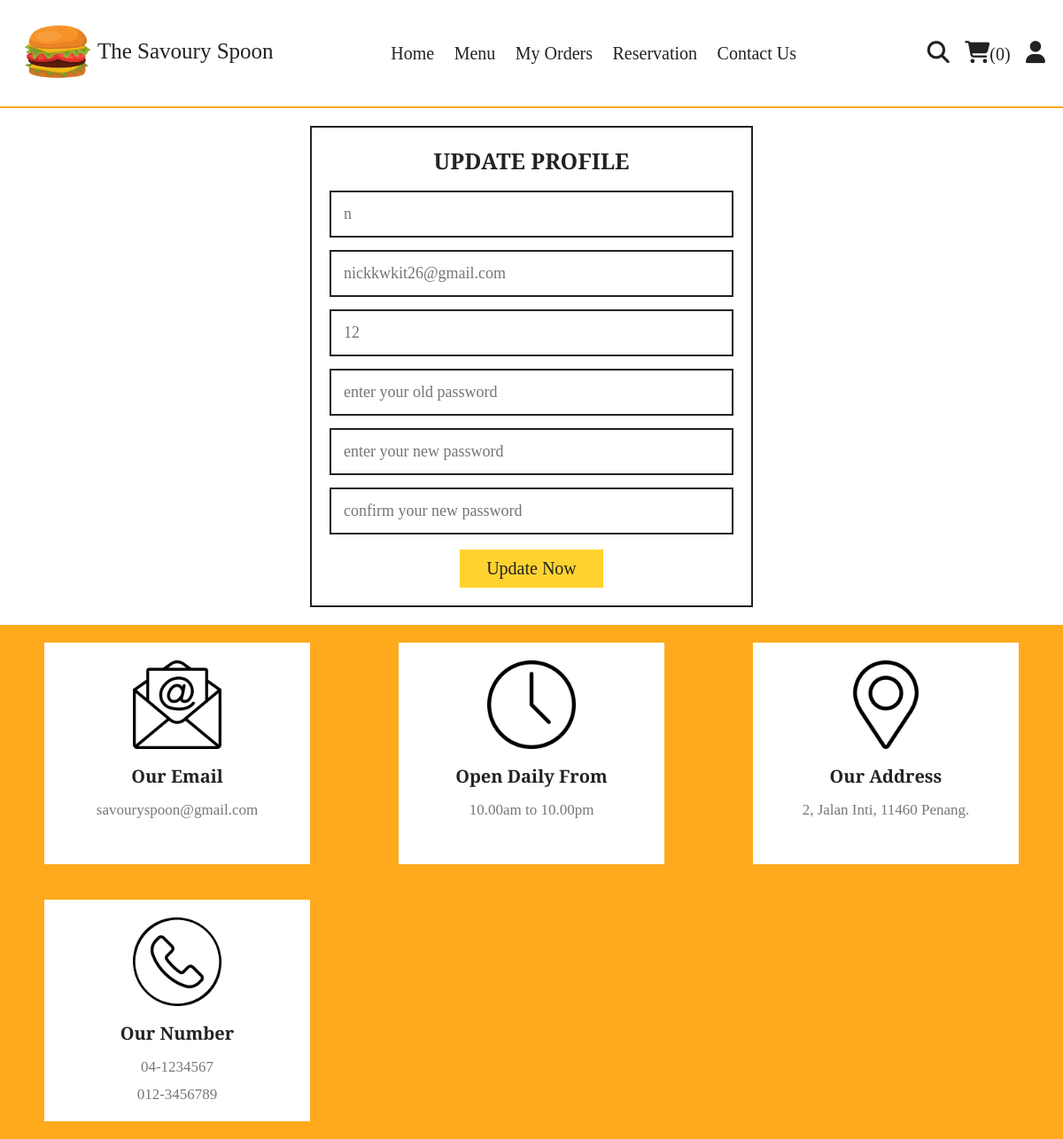
The app's page /update_profile.php (signed in) with its own data.
### tables this page shows
CREATE TABLE `users` (
  `id` int(100) NOT NULL,
  `name` varchar(20) NOT NULL,
  `email` varchar(50) NOT NULL,
  `number` varchar(10) NOT NULL,
  `password` varchar(50) NOT NULL
);

### update_profile.php (the view, shortened to what this page needs)
<?php
include 'components/connect.php';
?>
<!DOCTYPE html>
<html lang="en">
<head>
   <link rel="stylesheet" href="https://cdnjs.cloudflare.com/ajax/libs/font-awesome/6.1.1/css/all.min.css">
   <link rel="stylesheet" href="css/style.css">
</head>
<body>
<?php include 'components/user_header.php'; ?>
<section class="form-container update-form">
   <form action="" method="post">
      <h3>update profile</h3>
      <input type="text" name="name" placeholder="<?= $fetch_profile['name']; ?>" class="box" maxlength="50">
      <input type="email" name="email" placeholder="<?= $fetch_profile['email']; ?>" class="box" maxlength="50" oninput="this.value = this.value.replace(/\s/g, '')">
      <input type="number" name="number" placeholder="<?= $fetch_profile['number']; ?>"" class="box" min="0" max="9999999999" maxlength="10">
      <input type="password" name="old_pass" placeholder="enter your old password" class="box" maxlength="50" oninput="this.value = this.value.replace(/\s/g, '')">
      <input type="password" name="new_pass" placeholder="enter your new password" class="box" maxlength="50" oninput="this.value = this.value.replace(/\s/g, '')">
      <input type="password" name="confirm_pass" placeholder="confirm your new password" class="box" maxlength="50" oninput="this.value = this.value.replace(/\s/g, '')">
      <input type="submit" value="update now" name="submit" class="btn">
   </form>
</section>
<?php include 'components/footer.php'; ?>
</body>
</html>

### css/style.css (style rules this page uses)
:root { --yellow:#fed330; --red:#e74c3c; --white:#fff; --black:#222; --light-color:#777; --border:.2rem solid var(--black); }
* { font-family: 'EB Garamond'; margin:0; padding:0; box-sizing: border-box; outline: none; border: none; text-decoration: none; }
html { font-size: 62.5%; overflow-x: hidden; scroll-behavior: smooth; stop-opacity: 7rem; }
section { margin:0 auto; max-width: 1200px; padding:2rem; }
.btn, .delete-btn { margin-top: 1rem; display: inline-block; font-size: 2rem; padding:1rem 3rem; cursor: pointer; text-transform: capitalize; transition: .2s linear; }
.btn { background-color: var(--yellow); color:var(--black); }
.form-container form { border:var(--border); margin:0 auto; max-width: 50rem; padding:2rem; text-align: center; }
.form-container form h3 { font-size: 2.5rem; color:var(--black); text-transform: uppercase; margin-bottom: 1rem; }
.form-container form .box { margin:.7rem 0; width: 100%; border:var(--border); padding:1.4rem; font-size: 1.8rem; color:var(--black); }

### records on screen
users: name "n", email "nickkwkit26@gmail.com", number "12"

### other values on screen
$total_cart_items "0"
